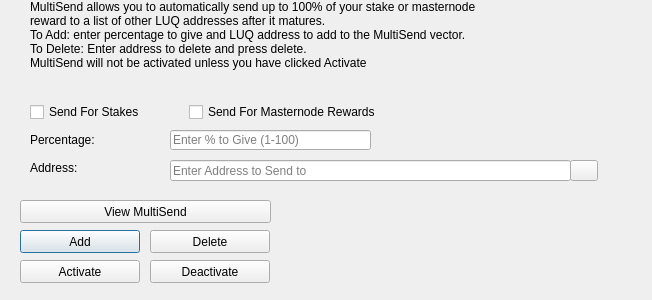
<?xml version="1.0" encoding="UTF-8"?>
<ui version="4.0">
 <class>MultiSendDialog</class>
 <widget class="QDialog" name="MultiSendDialog">
  <property name="windowModality">
   <enum>Qt::NonModal</enum>
  </property>
  <property name="geometry">
   <rect>
    <x>0</x>
    <y>0</y>
    <width>652</width>
    <height>300</height>
   </rect>
  </property>
  <property name="windowTitle">
   <string>MultiSend</string>
  </property>
  <widget class="QLineEdit" name="multiSendPercentEdit">
   <property name="geometry">
    <rect>
     <x>170</x>
     <y>130</y>
     <width>201</width>
     <height>20</height>
    </rect>
   </property>
   <property name="toolTip">
    <string>Enter whole numbers 1 - 100</string>
   </property>
   <property name="placeholderText">
    <string>Enter % to Give (1-100)</string>
   </property>
  </widget>
  <widget class="QLineEdit" name="multiSendAddressEdit">
   <property name="geometry">
    <rect>
     <x>170</x>
     <y>160</y>
     <width>401</width>
     <height>21</height>
    </rect>
   </property>
   <property name="toolTip">
    <string/>
   </property>
   <property name="placeholderText">
    <string>Enter Address to Send to</string>
   </property>
  </widget>
  <widget class="QLabel" name="label_2">
   <property name="geometry">
    <rect>
     <x>30</x>
     <y>0</y>
     <width>451</width>
     <height>121</height>
    </rect>
   </property>
   <property name="lineWidth">
    <number>1</number>
   </property>
   <property name="text">
    <string>MultiSend allows you to automatically send up to 100% of your stake or masternode reward to a list of other LUQ addresses after it matures.
To Add: enter percentage to give and LUQ address to add to the MultiSend vector.
To Delete: Enter address to delete and press delete.
MultiSend will not be activated unless you have clicked Activate</string>
   </property>
   <property name="alignment">
    <set>Qt::AlignLeading|Qt::AlignLeft|Qt::AlignTop</set>
   </property>
   <property name="wordWrap">
    <bool>true</bool>
   </property>
  </widget>
  <widget class="QLabel" name="message">
   <property name="geometry">
    <rect>
     <x>290</x>
     <y>200</y>
     <width>351</width>
     <height>91</height>
    </rect>
   </property>
   <property name="text">
    <string/>
   </property>
  </widget>
  <widget class="QPushButton" name="addButton">
   <property name="geometry">
    <rect>
     <x>20</x>
     <y>230</y>
     <width>120</width>
     <height>23</height>
    </rect>
   </property>
   <property name="toolTip">
    <string/>
   </property>
   <property name="statusTip">
    <string>Add to MultiSend Vector</string>
   </property>
   <property name="text">
    <string>Add</string>
   </property>
  </widget>
  <widget class="QPushButton" name="disableButton">
   <property name="geometry">
    <rect>
     <x>150</x>
     <y>260</y>
     <width>120</width>
     <height>23</height>
    </rect>
   </property>
   <property name="statusTip">
    <string>Deactivate MultiSend</string>
   </property>
   <property name="text">
    <string>Deactivate</string>
   </property>
  </widget>
  <widget class="QPushButton" name="addressBookButton">
   <property name="geometry">
    <rect>
     <x>570</x>
     <y>160</y>
     <width>28</width>
     <height>21</height>
    </rect>
   </property>
   <property name="toolTip">
    <string>Choose an address from the address book</string>
   </property>
   <property name="text">
    <string/>
   </property>
   <property name="icon">
    <iconset resource="../luq.qrc">
     <normaloff>:/icons/address-book</normaloff>:/icons/address-book</iconset>
   </property>
   <property name="shortcut">
    <string>Alt+A</string>
   </property>
   <property name="autoDefault">
    <bool>false</bool>
   </property>
  </widget>
  <widget class="QLabel" name="label">
   <property name="geometry">
    <rect>
     <x>30</x>
     <y>130</y>
     <width>121</width>
     <height>20</height>
    </rect>
   </property>
   <property name="toolTip">
    <string>Percentage of stake to send</string>
   </property>
   <property name="text">
    <string>Percentage:</string>
   </property>
  </widget>
  <widget class="QLabel" name="label_5">
   <property name="geometry">
    <rect>
     <x>30</x>
     <y>160</y>
     <width>111</width>
     <height>16</height>
    </rect>
   </property>
   <property name="toolTip">
    <string>Address to send portion of stake to</string>
   </property>
   <property name="text">
    <string>Address:</string>
   </property>
  </widget>
  <widget class="QPushButton" name="deleteButton">
   <property name="geometry">
    <rect>
     <x>150</x>
     <y>230</y>
     <width>120</width>
     <height>23</height>
    </rect>
   </property>
   <property name="toolTip">
    <string/>
   </property>
   <property name="statusTip">
    <string>Delete Address From MultiSend Vector</string>
   </property>
   <property name="text">
    <string>Delete</string>
   </property>
  </widget>
  <widget class="QPushButton" name="activateButton">
   <property name="geometry">
    <rect>
     <x>20</x>
     <y>260</y>
     <width>120</width>
     <height>23</height>
    </rect>
   </property>
   <property name="statusTip">
    <string>Activate MultiSend</string>
   </property>
   <property name="text">
    <string>Activate</string>
   </property>
  </widget>
  <widget class="QPushButton" name="viewButton">
   <property name="geometry">
    <rect>
     <x>20</x>
     <y>200</y>
     <width>251</width>
     <height>23</height>
    </rect>
   </property>
   <property name="toolTip">
    <string/>
   </property>
   <property name="statusTip">
    <string>View MultiSend Vector</string>
   </property>
   <property name="text">
    <string>View MultiSend</string>
   </property>
  </widget>
  <widget class="QWidget" name="horizontalLayoutWidget">
   <property name="geometry">
    <rect>
     <x>30</x>
     <y>100</y>
     <width>351</width>
     <height>24</height>
    </rect>
   </property>
   <layout class="QHBoxLayout" name="horizontalLayout">
    <item>
     <widget class="QCheckBox" name="multiSendStakeCheckBox">
      <property name="text">
       <string>Send For Stakes</string>
      </property>
     </widget>
    </item>
    <item>
     <widget class="QCheckBox" name="multiSendMasternodeCheckBox">
      <property name="text">
       <string>Send For Masternode Rewards</string>
      </property>
     </widget>
    </item>
   </layout>
  </widget>
 </widget>
 <resources>
  <include location="../luq.qrc"/>
 </resources>
 <connections/>
</ui>
